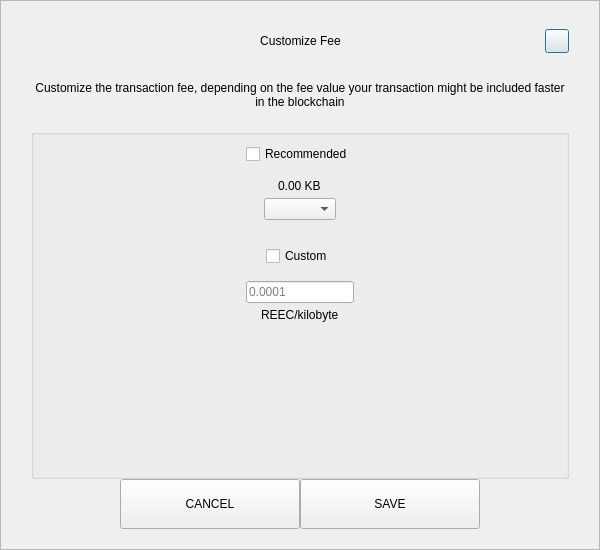
<?xml version="1.0" encoding="UTF-8"?>
<ui version="4.0">
 <class>SendCustomFeeDialog</class>
 <widget class="QDialog" name="SendCustomFeeDialog">
  <property name="geometry">
   <rect>
    <x>0</x>
    <y>0</y>
    <width>600</width>
    <height>550</height>
   </rect>
  </property>
  <property name="windowTitle">
   <string>Form</string>
  </property>
  <layout class="QVBoxLayout" name="verticalLayout_3">
   <property name="spacing">
    <number>0</number>
   </property>
   <property name="leftMargin">
    <number>0</number>
   </property>
   <property name="topMargin">
    <number>0</number>
   </property>
   <property name="rightMargin">
    <number>0</number>
   </property>
   <property name="bottomMargin">
    <number>0</number>
   </property>
   <item>
    <widget class="QFrame" name="frame">
     <property name="styleSheet">
      <string notr="true"/>
     </property>
     <property name="frameShape">
      <enum>QFrame::StyledPanel</enum>
     </property>
     <property name="frameShadow">
      <enum>QFrame::Raised</enum>
     </property>
     <layout class="QVBoxLayout" name="verticalLayout_2">
      <property name="spacing">
       <number>0</number>
      </property>
      <property name="leftMargin">
       <number>30</number>
      </property>
      <property name="topMargin">
       <number>20</number>
      </property>
      <property name="rightMargin">
       <number>30</number>
      </property>
      <property name="bottomMargin">
       <number>20</number>
      </property>
      <item>
       <layout class="QHBoxLayout" name="horizontalLayout_3">
        <property name="spacing">
         <number>0</number>
        </property>
        <item>
         <spacer name="horizontalSpacer_21">
          <property name="orientation">
           <enum>Qt::Horizontal</enum>
          </property>
          <property name="sizeHint" stdset="0">
           <size>
            <width>40</width>
            <height>20</height>
           </size>
          </property>
         </spacer>
        </item>
        <item>
         <widget class="QLabel" name="labelTitle">
          <property name="minimumSize">
           <size>
            <width>0</width>
            <height>40</height>
           </size>
          </property>
          <property name="maximumSize">
           <size>
            <width>16777215</width>
            <height>40</height>
           </size>
          </property>
          <property name="styleSheet">
           <string notr="true">padding-left:24px;</string>
          </property>
          <property name="text">
           <string>Customize Fee</string>
          </property>
          <property name="alignment">
           <set>Qt::AlignCenter</set>
          </property>
          <property name="margin">
           <number>7</number>
          </property>
         </widget>
        </item>
        <item>
         <spacer name="horizontalSpacer">
          <property name="orientation">
           <enum>Qt::Horizontal</enum>
          </property>
          <property name="sizeHint" stdset="0">
           <size>
            <width>40</width>
            <height>20</height>
           </size>
          </property>
         </spacer>
        </item>
        <item>
         <widget class="QPushButton" name="btnEsc">
          <property name="minimumSize">
           <size>
            <width>24</width>
            <height>24</height>
           </size>
          </property>
          <property name="maximumSize">
           <size>
            <width>24</width>
            <height>24</height>
           </size>
          </property>
          <property name="text">
           <string/>
          </property>
         </widget>
        </item>
       </layout>
      </item>
      <item>
       <spacer name="verticalSpacer_2">
        <property name="orientation">
         <enum>Qt::Vertical</enum>
        </property>
        <property name="sizeType">
         <enum>QSizePolicy::Fixed</enum>
        </property>
        <property name="sizeHint" stdset="0">
         <size>
          <width>20</width>
          <height>20</height>
         </size>
        </property>
       </spacer>
      </item>
      <item>
       <widget class="QLabel" name="labelMessage">
        <property name="text">
         <string>Customize the transaction fee, depending on the fee value your transaction might be included faster in the blockchain</string>
        </property>
        <property name="alignment">
         <set>Qt::AlignCenter</set>
        </property>
        <property name="wordWrap">
         <bool>true</bool>
        </property>
       </widget>
      </item>
      <item>
       <spacer name="verticalSpacer_3">
        <property name="orientation">
         <enum>Qt::Vertical</enum>
        </property>
        <property name="sizeType">
         <enum>QSizePolicy::Fixed</enum>
        </property>
        <property name="sizeHint" stdset="0">
         <size>
          <width>20</width>
          <height>20</height>
         </size>
        </property>
       </spacer>
      </item>
      <item>
       <widget class="QGroupBox" name="groupBox">
        <property name="title">
         <string/>
        </property>
        <layout class="QVBoxLayout" name="verticalLayout">
         <property name="leftMargin">
          <number>12</number>
         </property>
         <property name="rightMargin">
          <number>12</number>
         </property>
         <item>
          <layout class="QVBoxLayout" name="verticalLayout_4">
           <property name="spacing">
            <number>5</number>
           </property>
           <item alignment="Qt::AlignHCenter">
            <widget class="QCheckBox" name="checkBoxRecommended">
             <property name="text">
              <string>Recommended</string>
             </property>
            </widget>
           </item>
           <item>
            <spacer name="verticalSpacer_5">
             <property name="orientation">
              <enum>Qt::Vertical</enum>
             </property>
             <property name="sizeType">
              <enum>QSizePolicy::Fixed</enum>
             </property>
             <property name="sizeHint" stdset="0">
              <size>
               <width>20</width>
               <height>10</height>
              </size>
             </property>
            </spacer>
           </item>
           <item alignment="Qt::AlignHCenter">
            <widget class="QLabel" name="labelFee">
             <property name="text">
              <string>0.00 KB</string>
             </property>
            </widget>
           </item>
           <item alignment="Qt::AlignHCenter">
            <widget class="QComboBox" name="comboBoxRecommended"/>
           </item>
          </layout>
         </item>
         <item>
          <spacer name="verticalSpacer">
           <property name="orientation">
            <enum>Qt::Vertical</enum>
           </property>
           <property name="sizeType">
            <enum>QSizePolicy::Fixed</enum>
           </property>
           <property name="sizeHint" stdset="0">
            <size>
             <width>20</width>
             <height>20</height>
            </size>
           </property>
          </spacer>
         </item>
         <item>
          <layout class="QVBoxLayout" name="verticalLayout_5">
           <property name="spacing">
            <number>5</number>
           </property>
           <item alignment="Qt::AlignHCenter">
            <widget class="QCheckBox" name="checkBoxCustom">
             <property name="text">
              <string>Custom</string>
             </property>
            </widget>
           </item>
           <item>
            <spacer name="verticalSpacer_6">
             <property name="orientation">
              <enum>Qt::Vertical</enum>
             </property>
             <property name="sizeType">
              <enum>QSizePolicy::Fixed</enum>
             </property>
             <property name="sizeHint" stdset="0">
              <size>
               <width>20</width>
               <height>10</height>
              </size>
             </property>
            </spacer>
           </item>
           <item alignment="Qt::AlignHCenter">
            <widget class="QLineEdit" name="lineEditCustomFee">
             <property name="placeholderText">
              <string notr="true">0.0001</string>
             </property>
            </widget>
           </item>
           <item alignment="Qt::AlignHCenter">
            <widget class="QLabel" name="labelCustomFee">
             <property name="text">
              <string>REEC/kilobyte</string>
             </property>
            </widget>
           </item>
          </layout>
         </item>
         <item>
          <spacer name="verticalSpacer_4">
           <property name="orientation">
            <enum>Qt::Vertical</enum>
           </property>
           <property name="sizeHint" stdset="0">
            <size>
             <width>20</width>
             <height>40</height>
            </size>
           </property>
          </spacer>
         </item>
        </layout>
       </widget>
      </item>
      <item>
       <layout class="QHBoxLayout" name="horizontalLayout" stretch="1,2,2,1">
        <item>
         <spacer name="horizontalSpacer1">
          <property name="orientation">
           <enum>Qt::Horizontal</enum>
          </property>
          <property name="sizeHint" stdset="0">
           <size>
            <width>40</width>
            <height>20</height>
           </size>
          </property>
         </spacer>
        </item>
        <item>
         <widget class="QPushButton" name="btnCancel">
          <property name="minimumSize">
           <size>
            <width>180</width>
            <height>50</height>
           </size>
          </property>
          <property name="focusPolicy">
           <enum>Qt::NoFocus</enum>
          </property>
          <property name="text">
           <string>CANCEL</string>
          </property>
         </widget>
        </item>
        <item>
         <widget class="QPushButton" name="btnSave">
          <property name="minimumSize">
           <size>
            <width>180</width>
            <height>50</height>
           </size>
          </property>
          <property name="focusPolicy">
           <enum>Qt::NoFocus</enum>
          </property>
          <property name="text">
           <string>SAVE</string>
          </property>
         </widget>
        </item>
        <item>
         <spacer name="horizontalSpacer_2">
          <property name="orientation">
           <enum>Qt::Horizontal</enum>
          </property>
          <property name="sizeHint" stdset="0">
           <size>
            <width>40</width>
            <height>20</height>
           </size>
          </property>
         </spacer>
        </item>
       </layout>
      </item>
     </layout>
    </widget>
   </item>
  </layout>
 </widget>
 <resources/>
 <connections/>
</ui>
